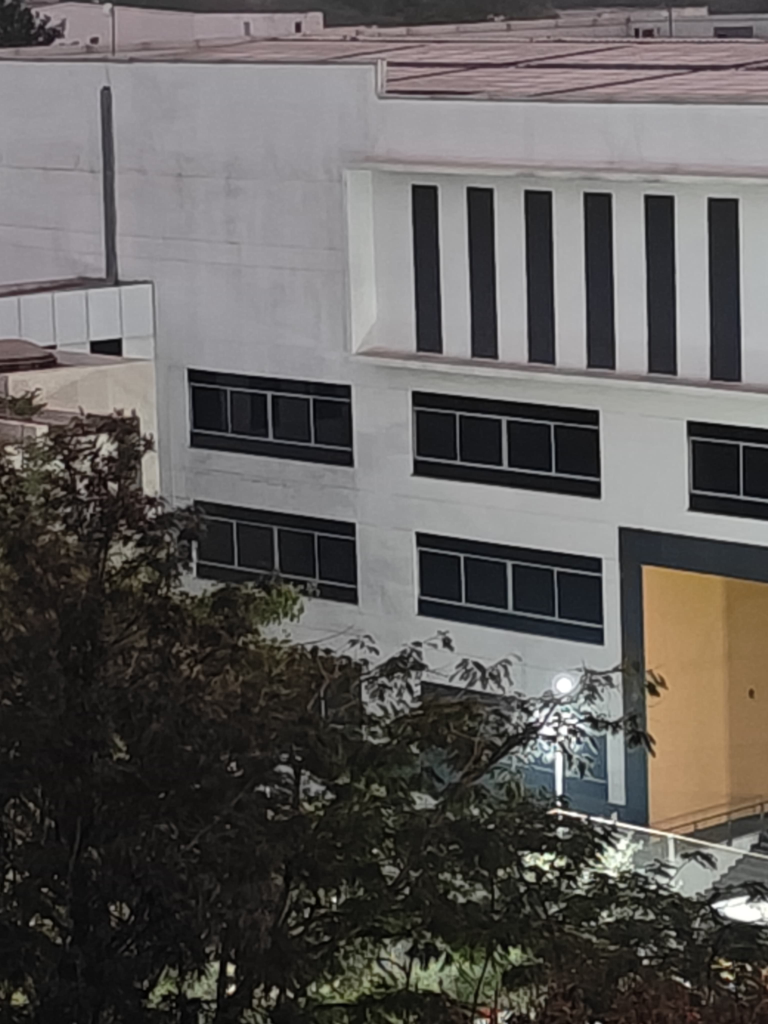
#> input picture img-1.jpg, 3072 x 4096 px, found by its file name (shown at 1/4 size)
$ python image_stitching.py
#> lines starting #> are read from the running program, lines starting #| are printed output that depends on the picture; after the words box and inside, x2 and y2 are one past the last pixel; in counts of white or black regions, pixels touching at a corner belong together
import os
import numpy as np
import cv2
import matplotlib.pyplot as plt

# Set output directory
output_dir = "stitched_images"
os.makedirs(output_dir, exist_ok=True)

def load_and_resize_images(image_paths, size=(800, 600)):
    """Loads and resizes images to a common size."""
#> called with size = (800, 600)
    images = []
    for path in image_paths:
        img = cv2.imread(path)
#> img is the input picture: shape (4096, 3072, 3); mean B, G, R 90.4, 92.6, 95.5
        if img is None:
            raise IOError(f"Could not load image {path}")
        img = cv2.resize(img, size)
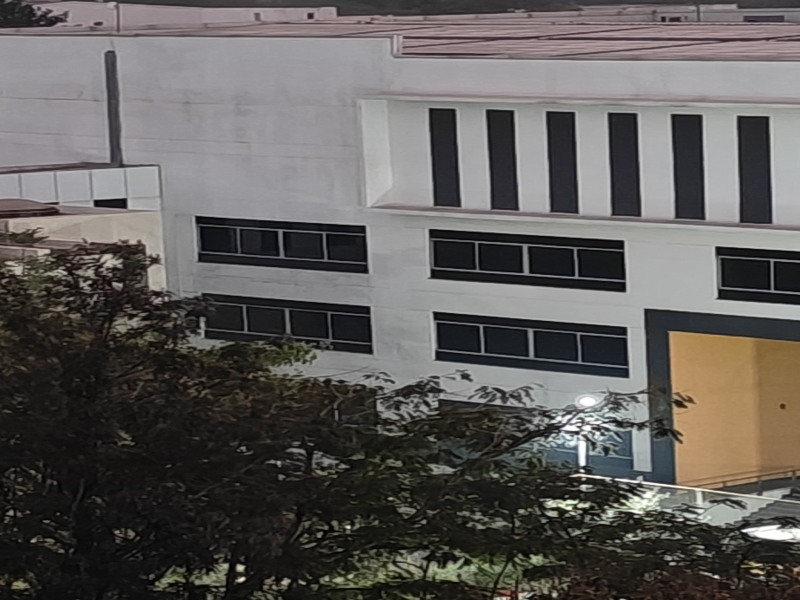
#> img: shape (600, 800, 3); mean B, G, R 90.3, 92.5, 95.5
        images.append(img)
#> pass 2 of the loop in load_and_resize_images, `for path in image_paths:`:
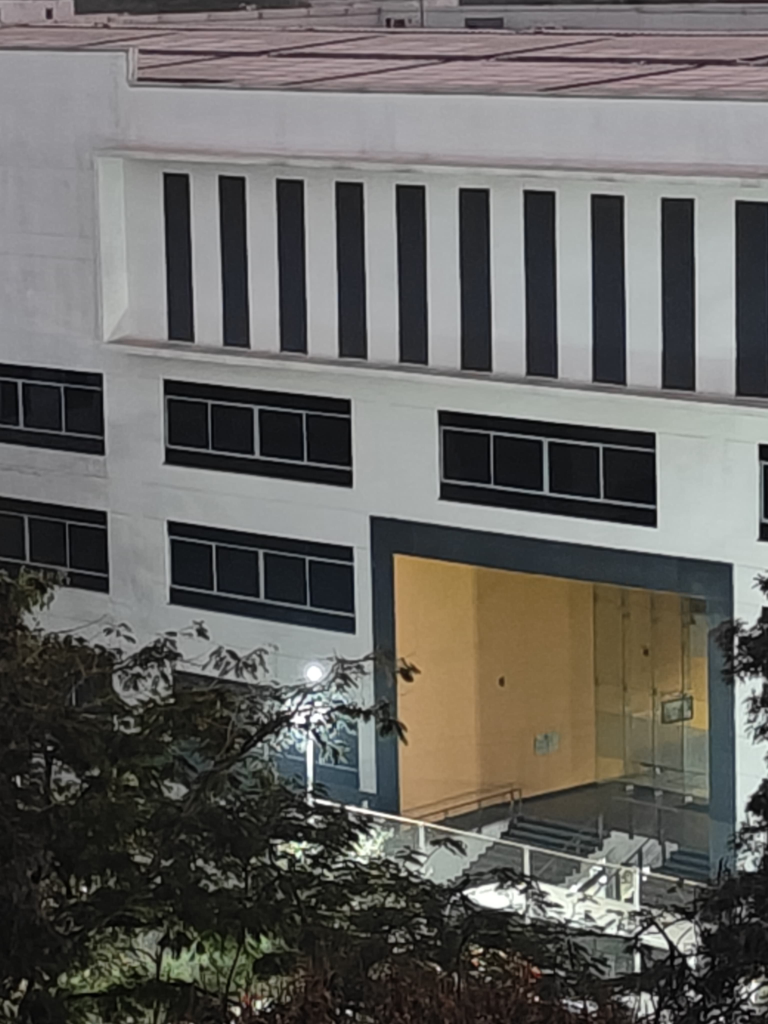
#> input picture img-2.jpg, 3072 x 4096 px, found by its file name (shown at 1/4 size)
#> in load_and_resize_images, img is the input picture: shape (4096, 3072, 3); mean B, G, R 97, 100.6, 102.1
#> in load_and_resize_images, `img = cv2.resize(img, size)`:
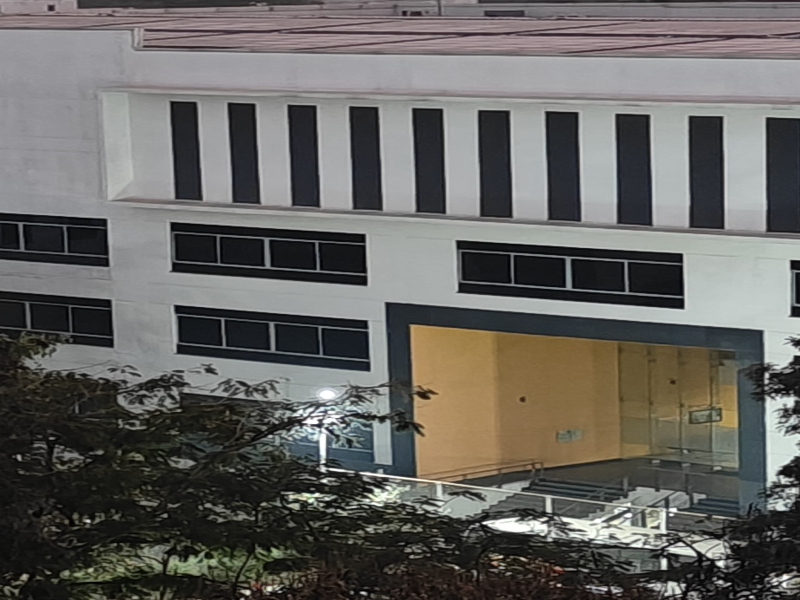
#> img: shape (600, 800, 3); mean B, G, R 96.9, 100.5, 102.1
#> pass 3 of the loop in load_and_resize_images, `for path in image_paths:`:
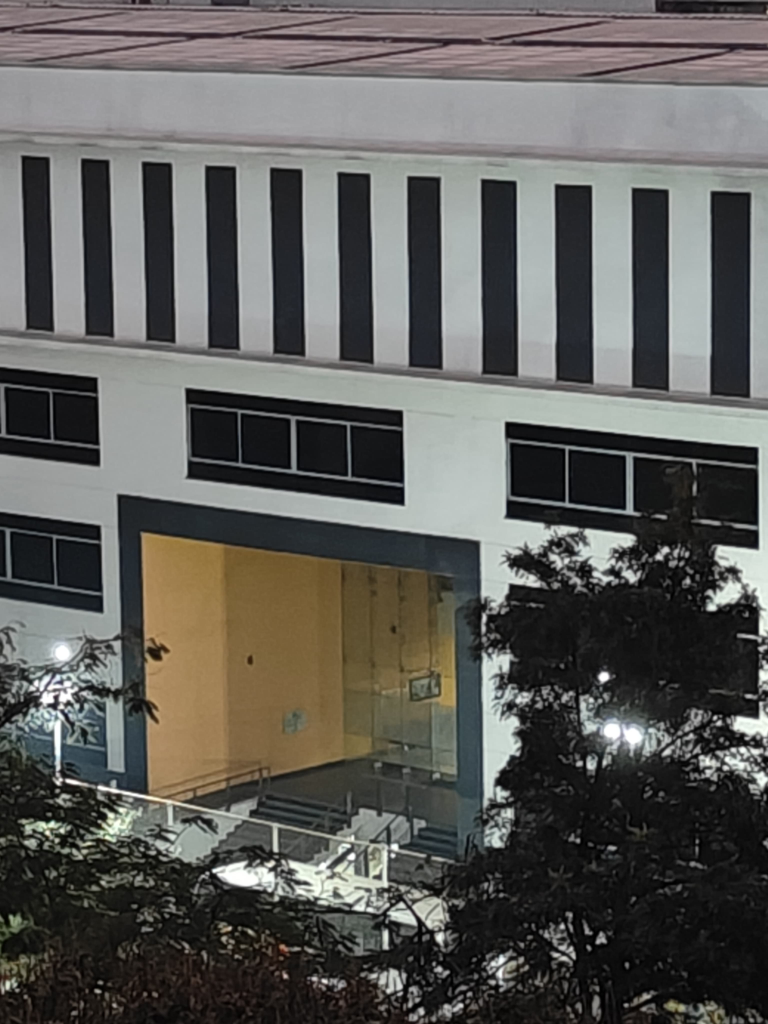
#> input picture img-3.jpg, 3072 x 4096 px, found by its file name (shown at 1/4 size)
#> in load_and_resize_images, img is the input picture: shape (4096, 3072, 3); mean B, G, R 89.9, 93.4, 94.3
#> in load_and_resize_images, `img = cv2.resize(img, size)`:
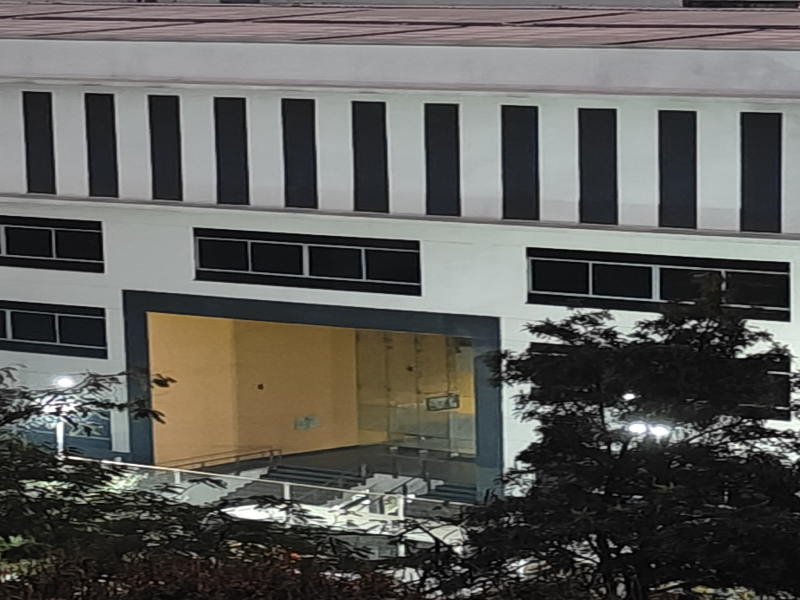
#> img: shape (600, 800, 3); mean B, G, R 89.8, 93.3, 94.2
    return images

def get_homography(kp1, kp2, matches):
    """Computes the Homography matrix using matched keypoints."""
    if len(matches) < 4:
        raise ValueError("Not enough matches found!")
    src_pts = np.float32([kp1[m.queryIdx].pt for m in matches]).reshape(-1, 1, 2)
    dst_pts = np.float32([kp2[m.trainIdx].pt for m in matches]).reshape(-1, 1, 2)
    H, mask = cv2.findHomography(src_pts, dst_pts, cv2.RANSAC, 5.0)
    return H, mask

def stitch_images(left, right, H):
    """Stitches two images using Homography."""
    height_l, width_l = left.shape[:2]
    height_r, width_r = right.shape[:2]

    canvas_corners = np.float32([[0, 0], [0, height_l], [width_l, height_l], [width_l, 0]]).reshape(-1, 1, 2)
    warped_corners = cv2.perspectiveTransform(canvas_corners, H)
    all_corners = np.concatenate((canvas_corners, warped_corners), axis=0)

    [x_min, y_min] = np.int32(all_corners.min(axis=0).ravel() - 0.5)
    [x_max, y_max] = np.int32(all_corners.max(axis=0).ravel() + 0.5)

    translation_dist = [-x_min, -y_min]
    H_translation = np.array([[1, 0, translation_dist[0]],
                              [0, 1, translation_dist[1]],
                              [0, 0, 1]], dtype=np.float32)

    warped_left = cv2.warpPerspective(left, H_translation.dot(H), (x_max - x_min, y_max - y_min))
    warped_right = cv2.warpPerspective(right, H_translation, (x_max - x_min, y_max - y_min))

    mask_left = np.tile(np.linspace(1, 0, width_l, dtype=np.float32), (height_l, 1))
    mask_right = np.tile(np.linspace(0, 1, width_r, dtype=np.float32), (height_r, 1))

    mask_left = cv2.warpPerspective(mask_left, H_translation.dot(H), (x_max - x_min, y_max - y_min))
    mask_right = cv2.warpPerspective(mask_right, H_translation, (x_max - x_min, y_max - y_min))

    mask_left = np.repeat(mask_left[:, :, np.newaxis], 3, axis=2)
    mask_right = np.repeat(mask_right[:, :, np.newaxis], 3, axis=2)

    blended_image = (warped_left * mask_left + warped_right * mask_right) / (mask_left + mask_right + 1e-10)
    blended_image = np.clip(blended_image, 0, 255).astype(np.uint8)
    return blended_image

def remove_black_border(image):
    """Removes black areas from the stitched image."""
    gray = cv2.cvtColor(image, cv2.COLOR_BGR2GRAY)
    _, thresh = cv2.threshold(gray, 1, 255, cv2.THRESH_BINARY)
    coords = cv2.findNonZero(thresh)
    x, y, w, h = cv2.boundingRect(coords)
    return image[y:y+h, x:x+w]

# Load images
image_paths = ["img-1.jpg", "img-2.jpg", "img-3.jpg"]
images = load_and_resize_images([os.path.join(os.getcwd(),"captured_images",img) for img in image_paths])

# Detect features
sift = cv2.SIFT_create()
keypoints, descriptors, keypoint_images = [], [], []

for i, img in enumerate(images):
    kp, des = sift.detectAndCompute(img, None)
    keypoints.append(kp)
    descriptors.append(des)

    # Draw keypoints on images
    img_with_kp = cv2.drawKeypoints(img, kp, None, flags=cv2.DRAW_MATCHES_FLAGS_DRAW_RICH_KEYPOINTS)
    keypoint_images.append(img_with_kp)

    # Save keypoint images
    cv2.imwrite(os.path.join(output_dir, f"keypoints_img{i+1}.jpg"), img_with_kp)
#> this loop made 3 passes
#> after the loop, descriptors = 3 items; keypoint_images = 3 items; keypoints = 3 items

# Match keypoints
bf = cv2.BFMatcher(cv2.NORM_L2)
matches12 = bf.knnMatch(descriptors[0], descriptors[1], k=2)
#> matches12 = 3523 matches
matches23 = bf.knnMatch(descriptors[1], descriptors[2], k=2)
#> matches23 = 3304 matches

good_matches12 = [m for m, n in matches12 if m.distance < 0.75 * n.distance]
#> good_matches12 = 487 matches
good_matches23 = [m for m, n in matches23 if m.distance < 0.75 * n.distance]
#> good_matches23 = 801 matches

# Compute Homography
H12, _ = get_homography(keypoints[0], keypoints[1], good_matches12)
#> in get_homography, `src_pts = np.float32([kp1[m.queryIdx].pt for m in matches]).reshape(-1..`: src_pts = 487 rows, first 8: [50.8, 173], [100.7, 44.71], [118, 29.43], [121, 203.4], [138, 537.7], [155.9, 168], [162.3, 208.6], [195.4, 248.8]
#> in get_homography, `dst_pts = np.float32([kp2[m.trainIdx].pt for m in matches]).reshape(-1..`: dst_pts = 487 rows, first 8: [486.1, 336.8], [416.3, 398.1], [439.5, 14.3], [146.2, 29.88], [178.8, 410.3], [419.7, 335.4], [545.9, 468.9], [370.3, 330.3]
#> in get_homography, `H, mask = cv2.findHomography(src_pts, dst_pts, cv2.RANSAC, 5.0)`: H = [[1.03, -0.000926, -266.1], [0.0118, 1.02, -13.02], [3.31e-05, 3.29e-06, 1]]; mask = 487 values, max 1 at index 19, min 0 at index 0, mean 0.873
#> H12 has the same summary as H in get_homography
stitched_img12 = stitch_images(images[0], images[1], H12)
#> in stitch_images, `warped_corners = cv2.perspectiveTransform(canvas_corners, H)`: warped_corners = [[-266.1, -13.02], [-266.2, 597.2], [538.6, 591], [540.2, -3.51]]
#> in stitch_images, `all_corners = np.concatenate((canvas_corners, warped_corners), axis=0)`: all_corners = [[0, 0], [0, 600], [800, 600], [800, 0], [-266.1, -13.02], [-266.2, 597.2], [538.6, 591], [540.2, -3.51]]
#> in stitch_images, `[x_min, y_min] = np.int32(all_corners.min(axis=0).ravel() - 0.5)`: x_min = -266; y_min = -13
#> in stitch_images, `[x_max, y_max] = np.int32(all_corners.max(axis=0).ravel() + 0.5)`: x_max = 800; y_max = 600
#> in stitch_images, `translation_dist = [-x_min, -y_min]`: translation_dist = [266, 13]
#> in stitch_images, `H_translation = np.array([[1, 0, translation_dist[0]], [0, 1, translat..`: H_translation = [[1, 0, 266], [0, 1, 13], [0, 0, 1]]
#> in stitch_images, `blended_image = (warped_left * mask_left + warped_right * mask_right) ..`:
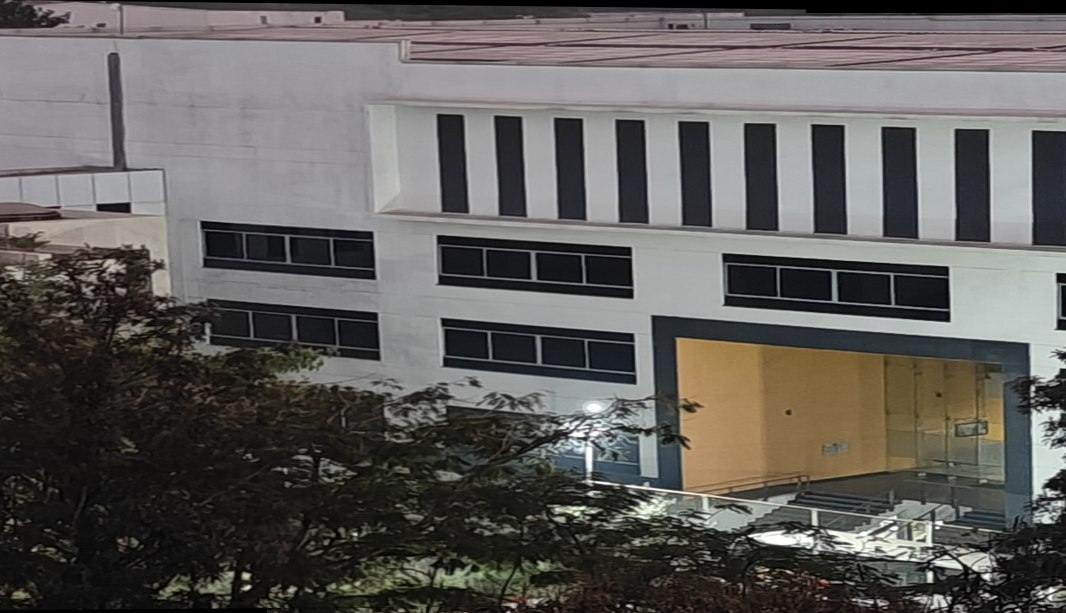
#> blended_image: shape (613, 1066, 3) float32; mean B, G, R 91.4, 94.1, 96.3; drawn with min black and max white

# Match stitched image with third image
kp123, des123 = sift.detectAndCompute(stitched_img12, None)
#> kp123 = 4181 keypoints; strongest (x, y, size): (246, 576, 5), (247, 587, 3.9), (986, 577, 4.5), (750, 536, 2.3)
matches123 = bf.knnMatch(des123, descriptors[2], k=2)
#> matches123 = 4181 matches
good_matches123 = [m for m, n in matches123 if m.distance < 0.75 * n.distance]
#> good_matches123 = 749 matches

H123, _ = get_homography(kp123, keypoints[2], good_matches123)
#> in get_homography (call 2), `src_pts = np.float32([kp1[m.queryIdx].pt for m in matches]).reshape(-1..`: src_pts = 749 rows, first 8: [6.92, 234.4], [8.47, 515.4], [15.86, 178.6], [35.03, 235.8], [35.43, 218.8], [47.48, 241.5], [51.88, 176.9], [52.21, 176.6]
#> in get_homography (call 2), `dst_pts = np.float32([kp2[m.trainIdx].pt for m in matches]).reshape(-1..`: dst_pts = 749 rows, first 8: [396.7, 553.9], [717.5, 319.4], [224.6, 324.2], [255.5, 507.9], [535.6, 25.19], [255.5, 507.9], [224.6, 324.2], [224.6, 324.2]
#> H123 = [[1.02, 0.00796, -540.9], [0.000871, 1.02, -28.69], [1.17e-05, 1.46e-05, 1]]
stitched_img123 = stitch_images(stitched_img12, images[2], H123)
#> in stitch_images (call 2), `warped_corners = cv2.perspectiveTransform(canvas_corners, H)`: warped_corners = [[-540.9, -28.69], [-531.3, 591.4], [536.7, 585.1], [536.6, -27.42]]
#> in stitch_images (call 2), `all_corners = np.concatenate((canvas_corners, warped_corners), axis=0)`: all_corners = [[0, 0], [0, 613], [1066, 613], [1066, 0], [-540.9, -28.69], [-531.3, 591.4], [536.7, 585.1], [536.6, -27.42]]
#> in stitch_images (call 2), `[x_min, y_min] = np.int32(all_corners.min(axis=0).ravel() - 0.5)`: x_min = -541; y_min = -29
#> in stitch_images (call 2), `[x_max, y_max] = np.int32(all_corners.max(axis=0).ravel() + 0.5)`: x_max = 1066; y_max = 613
#> in stitch_images (call 2), `translation_dist = [-x_min, -y_min]`: translation_dist = [541, 29]
#> in stitch_images (call 2), `H_translation = np.array([[1, 0, translation_dist[0]], [0, 1, translat..`: H_translation = [[1, 0, 541], [0, 1, 29], [0, 0, 1]]
#> in stitch_images (call 2), `mask_left = cv2.warpPerspective(mask_left, H_translation.dot(H), (x_ma..`:
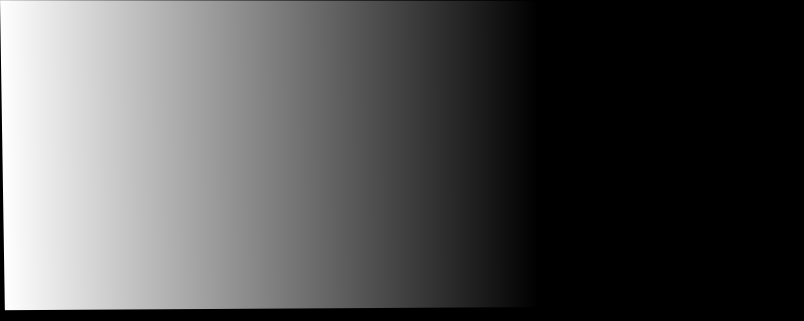
#> mask_left: shape (642, 1607) float32 (shown at 1/2 size); min 0, max 1, mean 0.322
#> in stitch_images (call 2), `mask_right = cv2.warpPerspective(mask_right, H_translation, (x_max - x..`:
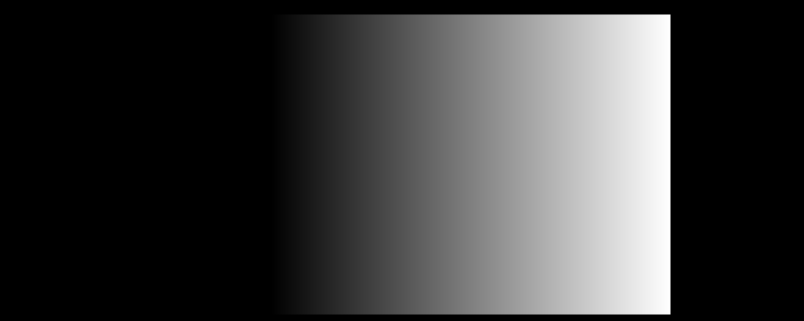
#> mask_right: shape (642, 1607) float32 (shown at 1/2 size); min 0, max 1, mean 0.233
stitched_img123 = remove_black_border(stitched_img123)
#> in remove_black_border, `gray = cv2.cvtColor(image, cv2.COLOR_BGR2GRAY)`:
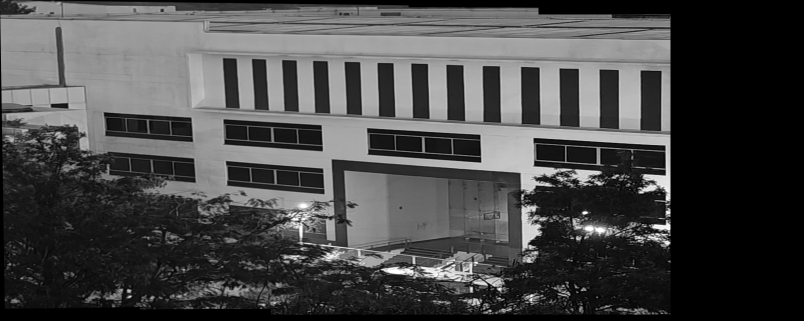
#> gray: shape (642, 1607) (shown at 1/2 size); min 0, max 255, mean 71.8
#> in remove_black_border, `_, thresh = cv2.threshold(gray, 1, 255, cv2.THRESH_BINARY)`:
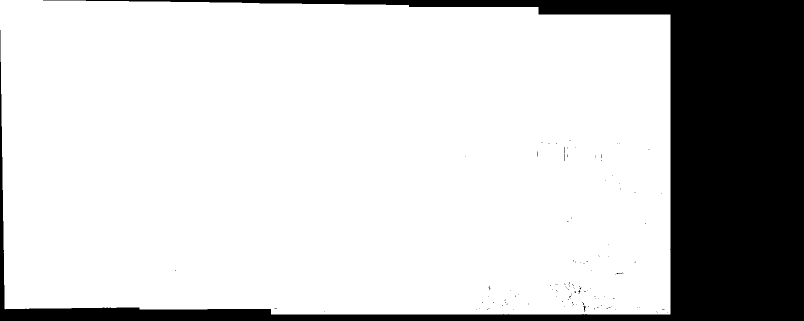
#> thresh: shape (642, 1607) (shown at 1/2 size); 79.4% white; 122 black regions (120 under 20 px), largest, box (x1, y1, x2, y2) and area: (0, 0, 1607, 642) 212300, (1166, 612, 1171, 624) 26
#> in remove_black_border, `coords = cv2.findNonZero(thresh)`: coords = contour of 819062 points, box (x1, y1, x2, y2) (0, 0, 1341, 629), area 3480
#> in remove_black_border, `x, y, w, h = cv2.boundingRect(coords)`: x = 0; w = 1341; h = 629
#> in remove_black_border, `return image[y:y+h, x:x+w]`:
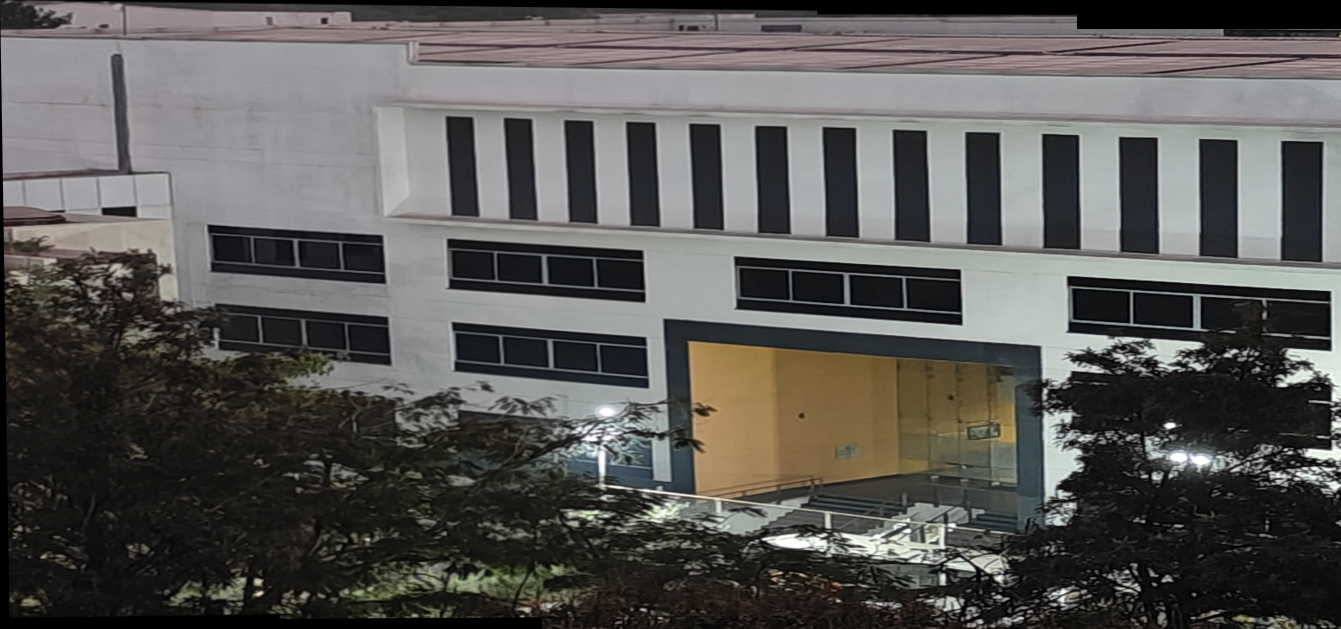
#> returned value: shape (629, 1341, 3); mean of channels 0, 1, 2 85.4, 87.6, 89.1; drawn as B, G, R

# Save the final stitched output image
stitched_image_path = os.path.join(output_dir, "stitched_output.jpg")
cv2.imwrite(stitched_image_path, stitched_img123)

# Display the results
stitched_img_rgb = cv2.cvtColor(stitched_img123, cv2.COLOR_BGR2RGB)
plt.figure(figsize=(15, 10))
plt.imshow(stitched_img_rgb)
plt.axis("off")
plt.title("Final Stitched Panorama")
plt.show()
